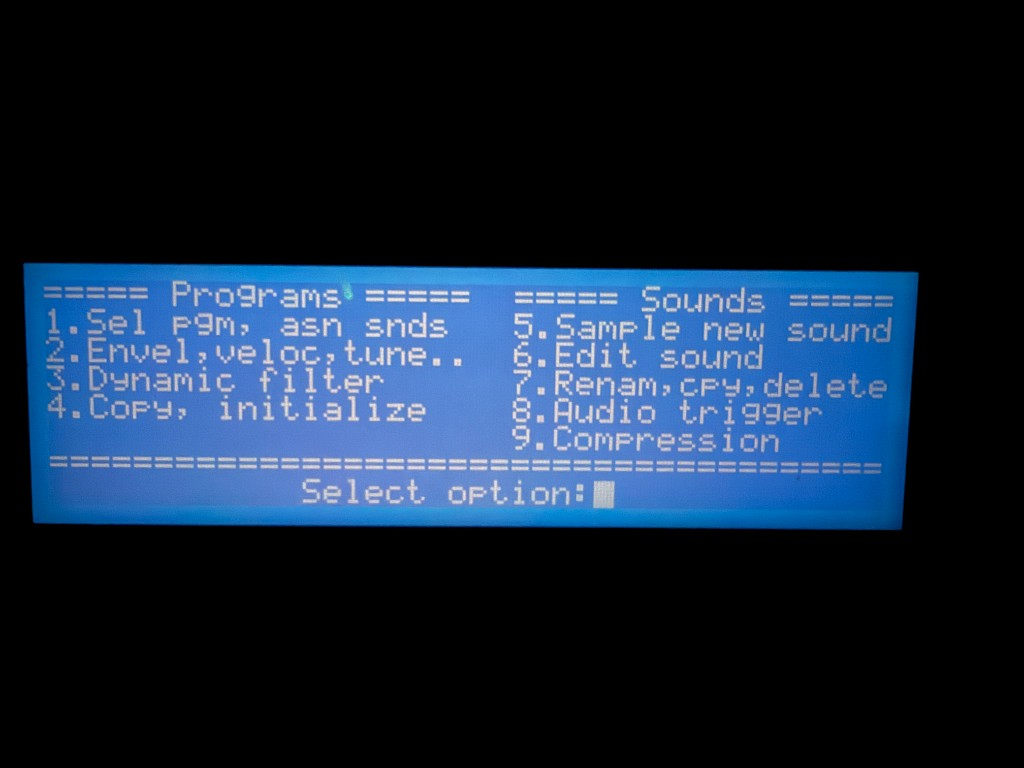
#> input picture emu/font/lcd_programs.jpg, 1024 x 768 px
$ python extract_digits.py
#> lines starting #> are read from the running program, lines starting #| are printed output that depends on the picture
### emu/font/local_glyphs.py
"""Extract unknown glyphs from neighbour cells of proven templates.

Finds proven 5x7 bitmaps ('.' '1' '4' '8' '=') in the Programs photo by
scaled template match, then reads the 5x7 immediately to the left of each
menu 'N.' pair.
"""

from __future__ import annotations

import json
from collections import defaultdict
from pathlib import Path

import numpy as np
from PIL import Image

from fit_grid import load

ROOT = Path(__file__).resolve().parent
glyphs = {int(k, 16): v["rows"] for k, v in json.loads((ROOT / "glyphs.json").read_text()).items()}
#> (reads emu/font/glyphs.json from the repository)


def pat(rows):
    a = np.zeros((7, 5), float)
    for i, row in enumerate(rows):
        for x in range(5):
            a[i, x] = (row >> (4 - x)) & 1
    return a


def sample_cell(img, x0, y0, px, py, t=0.0):
    """Sample 5x7 at photo origin (x0,y0) of pixel (0,0), pitch (px,py)."""
    c, s = np.cos(t), np.sin(t)
    out = np.zeros((7, 5))
    for v in range(7):
        for u in range(5):
            x = x0 + (u + 0.5) * px * c - (v + 0.5) * py * s
            y = y0 + (u + 0.5) * px * s + (v + 0.5) * py * c
            xi, yi = int(np.floor(x)), int(np.floor(y))
            if not (0 <= xi < img.shape[1] - 1 and 0 <= yi < img.shape[0] - 1):
                continue
            fx, fy = x - xi, y - yi
            out[v, u] = ((1 - fx) * (1 - fy) * img[yi, xi] + fx * (1 - fy) * img[yi, xi + 1]
                         + (1 - fx) * fy * img[yi + 1, xi] + fx * fy * img[yi + 1, xi + 1])
    return out


def ncc(a, tmpl):
    a = a - a.mean()
    t = tmpl - tmpl.mean()
    den = np.sqrt((a * a).sum() * (t * t).sum()) + 1e-9
    return float((a * t).sum() / den)


def bits_of(cell):
    lo, hi = np.percentile(cell, 15), np.percentile(cell, 85)
    thr = 0.5 * (lo + hi)
    return cell > thr


def rows_of(g):
    return [int("".join("1" if x else "0" for x in row), 2) for row in g]


# [39 lines left out: function main, not called in this run]


# [2 lines that do not run on import are left out]

### emu/font/fit_grid.py
"""Fit the 240x64 LC7981 pixel lattice onto a photo of the glass.

Model: photo = origin + u * pitch_x * (cos t, sin t) + v * pitch_y * (-sin t, cos t),
with (u, v) the LCD pixel centre. Score: separation of samples into two
clusters (lit / unlit), i.e. the grid that samples dot centres, not gaps.
"""

from __future__ import annotations

import json
import sys
from pathlib import Path

import numpy as np
from PIL import Image

W, H = 240, 64


def load(path: Path) -> np.ndarray:
    return np.asarray(Image.open(path).convert("RGB")).astype(float)[:, :, 0]
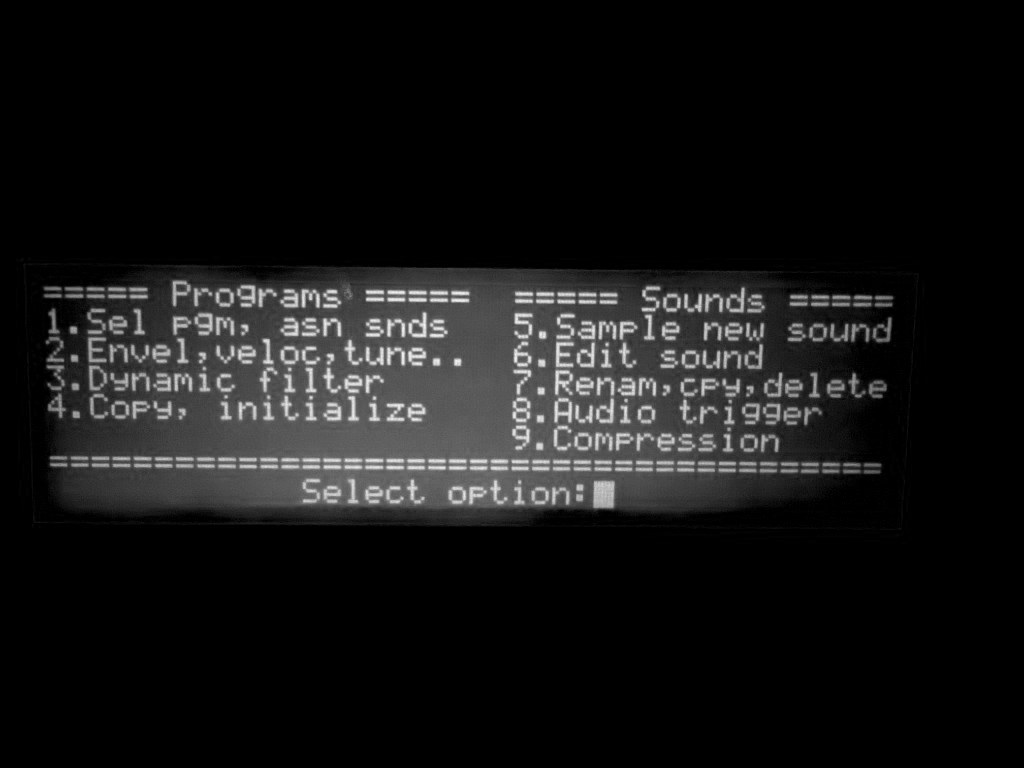
#> returned value: shape (768, 1024) float64; min 0, max 244, mean 21.1


# [42 lines left out: functions sample, score, fit, not called in this run]


# [10 lines that do not run on import are left out]

### emu/font/extract_digits.py
"""Refine each Programs-menu 'N.' pair and write missing digit glyphs."""

from __future__ import annotations

import json
from pathlib import Path

import numpy as np

from fit_grid import load
from local_glyphs import bits_of, ncc, pat, rows_of, sample_cell

ROOT = Path(__file__).resolve().parent
glyphs = {int(k, 16): v for k, v in json.loads((ROOT / "glyphs.json").read_text()).items()}
period = pat(glyphs[0x2E]["rows"])
img = load(ROOT / "lcd_programs.jpg")

# (code, period_x, period_y, pitch) from local_glyphs high-NCC hits.
SEEDS = [
    (0x31, 66, 309, 3.55),
    (0x32, 66, 335, 3.55),
    (0x33, 68, 365, 3.55),
    (0x34, 68, 393, 3.55),
    (0x35, 534, 313, 3.55),
    (0x36, 534, 341, 3.55),
    (0x37, 534, 369, 3.55),
    (0x38, 532, 397, 3.55),
    (0x39, 532, 425, 3.55),
]


def refine(x0, y0, p0):
    # Pitch is locked near the value that made proven '4' and '8' exact (3.55).
    best = (-1.0, x0, y0, 3.55, 0.0)
    for p in np.arange(3.50, 3.61, 0.01):
        for t in np.arange(-0.015, 0.016, 0.005):
            for dy in range(-2, 3):
                for dx in range(-2, 3):
                    x, y = x0 + dx, y0 + dy
                    sc = ncc(sample_cell(img, x, y, p, p, t), period)
                    if sc > best[0]:
                        best = (sc, x, y, p, t)
    return best


def main() -> None:
    extracted = {}
    for code, x0, y0, p0 in SEEDS:
        sc, x, y, p, t = refine(x0, y0, p0)
        digit = sample_cell(img, x - 6 * p, y, p, p, t)
        g = bits_of(digit)
        rows = rows_of(g)
        ch = chr(code)
        print(f"{ch} period ncc={sc:.3f} @({x},{y}) p={p:.2f} t={t:.3f}")
        print(" ", "\n  ".join("".join("#" if z else "." for z in row) for row in g))
        if code in glyphs:
            agree = tuple(rows) == tuple(glyphs[code]["rows"])
            print(f"  known {glyphs[code]['status']} agree={agree}")
        extracted[code] = {
            "rows": rows,
            "cells": [["programs", -1, -1]],
            "status": "OBSERVED",
            "min_margin": round(float(np.abs((digit - np.median(digit)) / (np.ptp(digit) + 1e-6)).min()), 3),
            "period_ncc": round(sc, 3),
        }
#> this loop made 9 passes
#> (printed output is left out)

    # Control: 1, 4, 8 must agree with the Play/Record bitmaps.
    ok = True
    for code in (0x31, 0x34, 0x38):
        if tuple(extracted[code]["rows"]) != tuple(glyphs[code]["rows"]):
            print(f"CONTROL FAIL {code:02X}")
            ok = False
    if not ok:
        raise SystemExit(1)

    for code in (0x32, 0x33, 0x35, 0x36, 0x37, 0x39):
        glyphs[code] = extracted[code]
        # 8 was ASCII_HYP; this screen pairs 8 with display RAM.
        if code == 0x38:
            pass
    # Upgrade 8: same bitmap, now also RAM-paired on this screen.
    glyphs[0x38]["status"] = "PROVEN"
    glyphs[0x38].setdefault("photo_diff_region_agrees", True)

    Path(ROOT / "glyphs.json").write_text(json.dumps(
        {f"{k:02X}": v for k, v in sorted(glyphs.items())}, indent=1))
    print("wrote glyphs.json", "new", "".join(chr(c) for c in (0x32, 0x33, 0x35, 0x36, 0x37, 0x39)))


if __name__ == "__main__":
    main()
